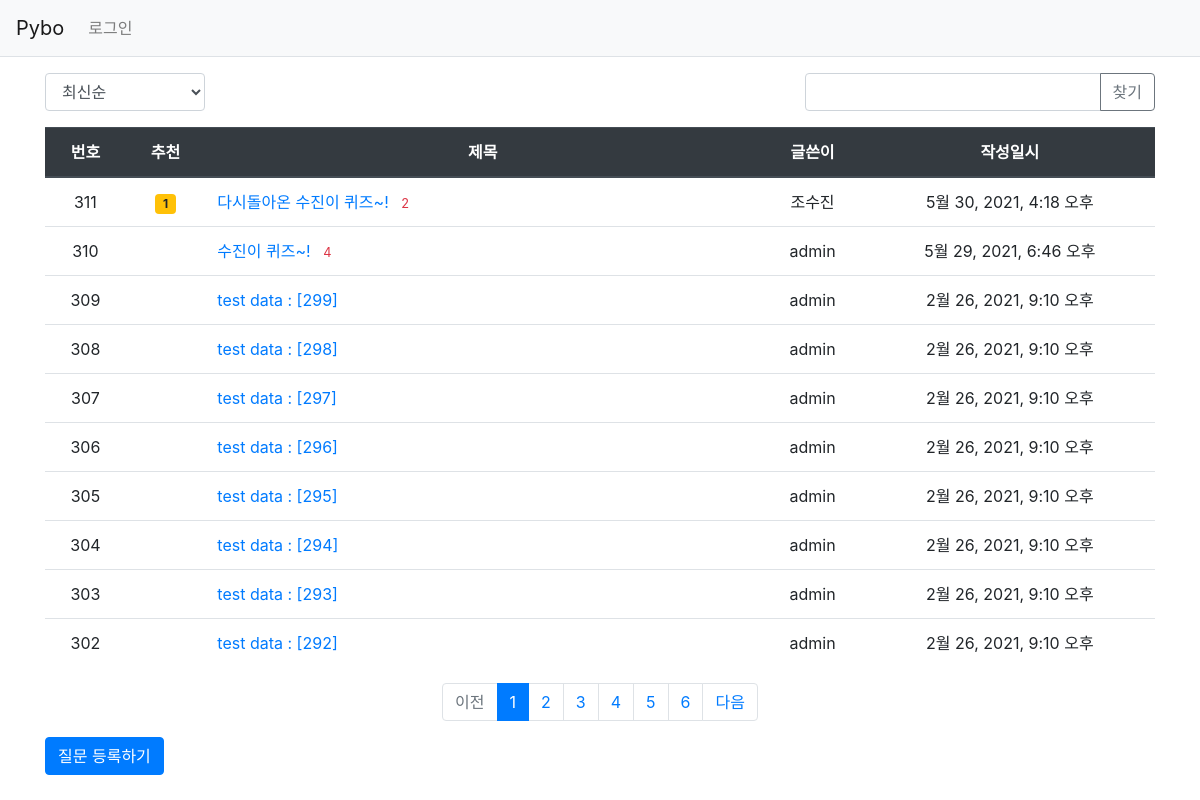
Page /pybo/ on the earlier database version.
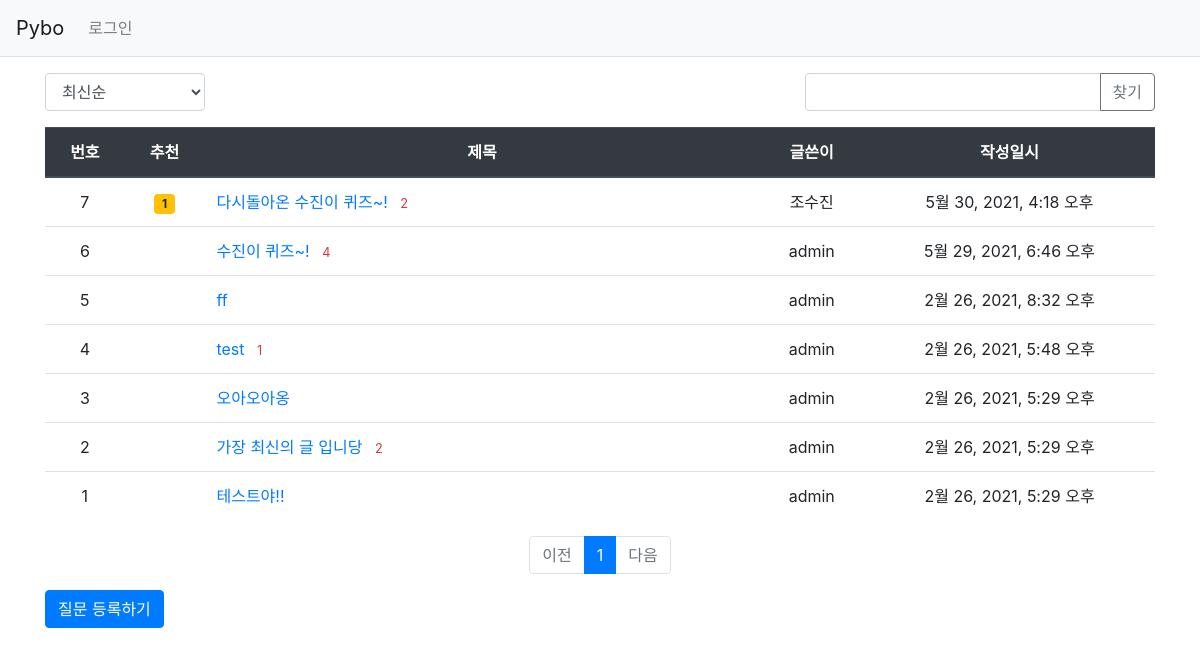
Same page on the later database version.
### pybo/models.py (models this page shows, shortened)
class Question(models.Model):
    author = models.ForeignKey(User, on_delete=models.CASCADE, related_name='author_question')
    subject = models.CharField(max_length=200)
    content = models.TextField()
    create_date = models.DateTimeField()
    modify_date = models.DateTimeField(null=True, blank=True)
    voter = models.ManyToManyField(User, related_name='voter_question')

### pybo/views/base_views.py (the view, shortened to what this page needs)
# urls.py: path('', base_views.index, name='index'),  # '/' 에 해당되는 path
def index(request):
    page = request.GET.get('page', '1')  # 페이지
    kw = request.GET.get('kw', '')  # 검색어
    so = request.GET.get('so', 'recent')  # 정렬기준
    if so == 'recommend':
        question_list = Question.objects.annotate(num_voter=Count('voter')).order_by('-num_voter', '-create_date')
    elif so == 'popular':
        question_list = Question.objects.annotate(num_answer=Count('answer')).order_by('-num_answer', '-create_date')
    else:  # recent
        question_list = Question.objects.order_by('-create_date')
    paginator = Paginator(question_list, 10)  # 페이지당 10개씩 보여주기
    page_obj = paginator.get_page(page)
    context = {'question_list': page_obj, 'page': page, 'kw': kw, 'so': so}  # <------ so 추가
    return render(request, 'pybo/question_list.html', context)

### pybo/templatetags/pybo_filter.py (called while the page is built)
@register.filter
def sub(value, arg):
    return value - arg

### templates/pybo/question_list.html (shortened to what this page needs)
{% extends 'base.html' %}
{% load pybo_filter %}
{% block content %}
<div class="container my-3">
    <div class="row justify-content-between my-3">
        <div class="col-2">
            <select class="form-control so">
                <option value="recent" {% if so == 'recent' %}selected{% endif %}>최신순</option>
            </select>
        </div>
        <div class="col-4 input-group">
            <input type="text" class="form-control kw" value="{{ kw|default_if_none:'' }}">
            <div class="input-group-append">
                <button class="btn btn-outline-secondary" type="button" id="btn_search">찾기</button>
            </div>
        </div>
    </div>
    <table class="table">
        <thead>
        <tr class="text-center thead-dark">
            <th>번호</th>
            <th>추천</th>
            <th style="width:50%">제목</th>
            <th>글쓴이</th>
            <th>작성일시</th>
        </tr>
        </thead>
        <tbody>
        {% if question_list %}
        {% for question in question_list %}
        <tr class="text-center">
            <td>
                {{ question_list.paginator.count|sub:question_list.start_index|sub:forloop.counter0|add:1 }}
            </td>
            <td>
                {% if question.voter.all.count > 0 %}
                <span class="badge badge-warning px-2 py-1">{{ question.voter.all.count }}</span>
                {% endif %}
            </td>
            <td class="text-left">
                <a href="{% url 'pybo:detail' question.id %}">{{ question.subject }}</a>
                {% if question.answer_set.count > 0 %}
                <span class="text-danger small ml-2">{{ question.answer_set.count }}</span>
                {% endif %}
            </td>
            <td>{{ question.author.username }}</td>
            <td>{{ question.create_date }}</td>
        </tr>
        {% endfor %}
        {% else %}
        <tr>
            <td colspan="3">질문이 없습니다.</td>
        </tr>
        {% endif %}
        </tbody>
    </table>
    <ul class="pagination justify-content-center">
        {% if question_list.has_previous %}
        <li class="page-item">
            <a class="page-link" data-page="{{ question_list.previous_page_number }}" href="#">이전</a>
        </li>
        {% else %}
        <li class="page-item disabled">
            <a class="page-link" tabindex="-1" aria-disabled="true" href="#">이전</a>
        </li>
        {% endif %}
        {% for page_number in question_list.paginator.page_range %}
        {% if page_number >= question_list.number|add:-5 and page_number <= question_list.number|add:5 %}
            {% if page_number == question_list.number %}
            <li class="page-item active" aria-current="page">
                <a class="page-link" data-page="{{ page_number }}" href="#">{{ page_number }}</a>
            </li>
            {% else %}
            <li class="page-item">
                <a class="page-link" data-page="{{ page_number }}" href="#">{{ page_number }}</a>
            </li>
            {% endif %}
        {% endif %}
        {% endfor %}
        {% if question_list.has_next %}
        <li class="page-item">
            <a class="page-link" data-page="{{ question_list.next_page_number }}" href="#">다음</a>
        </li>
        {% else %}
        <li class="page-item disabled">
            <a class="page-link" tabindex="-1" aria-disabled="true" href="#">다음</a>
        </li>
        {% endif %}
    </ul>
    <a href="{% url 'pybo:question_create' %}" class="btn btn-primary">질문 등록하기</a>
</div>
{% endblock %}

Differences in the rows shown:
removed Question: paginator.count|sub "309", subject "test data : [299]", author.username "admin", create_date "2월 26, 2021, 9:10 오후"
removed Question: paginator.count|sub "308", subject "test data : [298]", author.username "admin", create_date "2월 26, 2021, 9:10 오후"
removed Question: paginator.count|sub "307", subject "test data : [297]", author.username "admin", create_date "2월 26, 2021, 9:10 오후"
removed Question: paginator.count|sub "306", subject "test data : [296]", author.username "admin", create_date "2월 26, 2021, 9:10 오후"
removed Question: paginator.count|sub "305", subject "test data : [295]", author.username "admin", create_date "2월 26, 2021, 9:10 오후"
removed Question: paginator.count|sub "304", subject "test data : [294]", author.username "admin", create_date "2월 26, 2021, 9:10 오후"
removed Question: paginator.count|sub "303", subject "test data : [293]", author.username "admin", create_date "2월 26, 2021, 9:10 오후"
removed Question: paginator.count|sub "302", subject "test data : [292]", author.username "admin", create_date "2월 26, 2021, 9:10 오후"
computed for Question "다시돌아온 수진이 퀴즈~!": paginator.count|sub "311" → "7"
computed for Question "수진이 퀴즈~!": paginator.count|sub "310" → "6"
now on this page (row unchanged): Question: paginator.count|sub "5", subject "ff", author.username "admin", create_date "2월 26, 2021, 8:32 오후"
now on this page (row unchanged): Question: paginator.count|sub "4", subject "test", answer_set.count "1", author.username "admin", create_date "2월 26, 2021, 5:48 오후"
now on this page (row unchanged): Question: paginator.count|sub "3", subject "오아오아옹", author.username "admin", create_date "2월 26, 2021, 5:29 오후"
now on this page (row unchanged): Question: paginator.count|sub "2", subject "가장 최신의 글 입니당", answer_set.count "2", author.username "admin", create_date "2월 26, 2021, 5:29 오후"
now on this page (row unchanged): Question: paginator.count|sub "1", subject "테스트야!!", author.username "admin", create_date "2월 26, 2021, 5:29 오후"
Other differences:
list line gone: "2"
list line gone: "3"
list line gone: "4"
list line gone: "5"
list line gone: "6"
